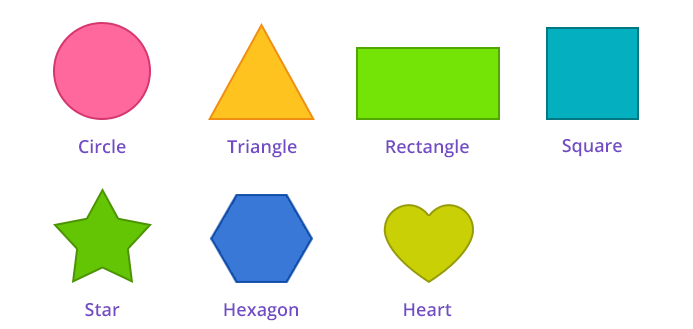
#> input picture shapes_v2.png, 693 x 329 px
$ python chapter8.py
#> lines starting #> are read from the running program, lines starting #| are printed output that depends on the picture; after the words box and inside, x2 and y2 are one past the last pixel; in counts of white or black regions, pixels touching at a corner belong together
import cv2
import numpy as np

##############################################################
def stackImages(scale,imgArray):
    rows = len(imgArray)
    cols = len(imgArray[0])
    rowsAvailable = isinstance(imgArray[0], list)
    width = imgArray[0][0].shape[1]
    height = imgArray[0][0].shape[0]
    if rowsAvailable:
        for x in range ( 0, rows):
            for y in range(0, cols):
                if imgArray[x][y].shape[:2] == imgArray[0][0].shape [:2]:
                    imgArray[x][y] = cv2.resize(imgArray[x][y], (0, 0), None, scale, scale)
                else:
                    imgArray[x][y] = cv2.resize(imgArray[x][y], (imgArray[0][0].shape[1], imgArray[0][0].shape[0]), None, scale, scale)
                if len(imgArray[x][y].shape) == 2: imgArray[x][y]= cv2.cvtColor( imgArray[x][y], cv2.COLOR_GRAY2BGR)
        imageBlank = np.zeros((height, width, 3), np.uint8)
        hor = [imageBlank]*rows
        hor_con = [imageBlank]*rows
        for x in range(0, rows):
            hor[x] = np.hstack(imgArray[x])
        ver = np.vstack(hor)
    else:
        for x in range(0, rows):
            if imgArray[x].shape[:2] == imgArray[0].shape[:2]:
                imgArray[x] = cv2.resize(imgArray[x], (0, 0), None, scale, scale)
            else:
                imgArray[x] = cv2.resize(imgArray[x], (imgArray[0].shape[1], imgArray[0].shape[0]), None,scale, scale)
            if len(imgArray[x].shape) == 2: imgArray[x] = cv2.cvtColor(imgArray[x], cv2.COLOR_GRAY2BGR)
        hor= np.hstack(imgArray)
        ver = hor
    return ver
##############################################################

def getContours(img):
    ##cv2.findContours(image to find Contours,retrieval method,approximation)
    ##cv2.RETR_EXTERNAL - obtain the extreme outer contours
    contours,hierarchy =cv2.findContours(img,cv2.RETR_EXTERNAL,cv2.CHAIN_APPROX_NONE)
    for cnt in contours:
        ##cv2.contourArea(cnt to be found) - to find the area of the contour
        area =cv2.contourArea(cnt)
        #print(area)
        ##cv2.drawContours(image to draw,contour to draw,index{-1 represents all},(colour code),thickness)
        if area>500:
            cv2.drawContours(img, cnt, -1, (255, 0, 0), 3)
            ##cv2.arcLength(contour to measure,Boolean of is it closed or not) -calculates the arc length
            peri =cv2.arcLength(cnt,True)
            #print(peri)
            ##cv2.approxPolyDP(contour to approx,resolution,Boolean whether is it closed)
            approx =cv2.approxPolyDP(cnt,0.02*peri,True)
            print(len(approx)) #gives the number of the cornerpoints
            objCor = len(approx)
            ##cv2.boundingRect(approx from cv2.approxPolyDP)
            ##gives the x,y coord and the width , height
            x,y,w,h = cv2.boundingRect(approx)
            if objCor == 3: objectType = "Triangle"
            elif objCor == 9: objectType = "Heart"
            elif objCor == 4:
                #check either is square or rectangle
                aspRatio =w/float(h)
                if aspRatio >0.95 and aspRatio <1.05:objectType="Square"
                else :objectType="Rectangle"
            elif objCor==8:
                aspRatio = w / float(h)
                if aspRatio > 0.95 and aspRatio < 1.05:
                    objectType = "Circle"
                else:
                    objectType = "Oval"
            else:objectType="None"
            #cv2.rectangle(imgContour,(x,y-coord of retangle),(width,height),(color values),thickness)
            cv2.rectangle(imgContour,(x,y),(x+w,y+h),(0,255,0),2)
            #cv2.putText(image to put text,text to print,position to print,
            # font type,scale of text,colour values,scale of text)
            cv2.putText(imgContour,objectType,
                        (x+(w//2)-10,y+(h//2)-10),cv2.FONT_HERSHEY_COMPLEX,0.7,(0,0,0),2)


path = 'shapes_v2.png'
img =cv2.imread(path)
#> img is the input picture: shape (329, 693, 3); mean B, G, R 220.4, 235.7, 227.3
imgContour = img.copy()

imgGray = cv2.cvtColor (img,cv2.COLOR_BGR2GRAY)
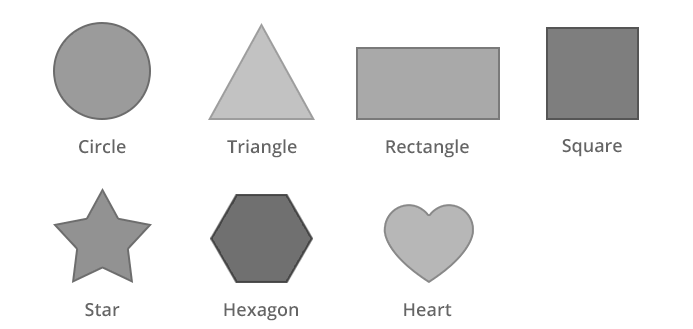
#> imgGray: shape (329, 693); min 69, max 255, mean 231.4
#cv2.GaussianBlur(img to blur,(kernel size),sigma value-degree of blur)
imgBlur = cv2.GaussianBlur(imgGray,(7,7),1)
imgCanny = cv2.Canny(imgBlur,50,50)
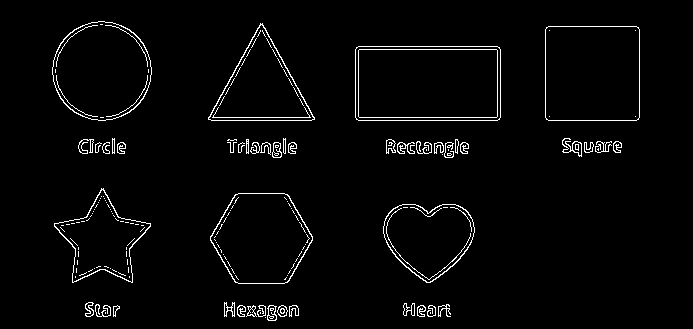
#> imgCanny: shape (329, 693); 2.8% white in thin lines or dots, all inside (x1, y1, x2, y2) = (52, 21, 640, 321)
getContours(imgCanny)
#> in getContours, `contours,hierarchy =cv2.findContours(img,cv2.RETR_EXTERNAL,cv2.CHAIN_A..`: contours = 55 contours, 21 with area under 20; largest, box (x1, y1, x2, y2) and area: (355, 46, 501, 121) 10714, (545, 26, 640, 121) 8820, (52, 21, 152, 121) 7630, (210, 193, 313, 284) 6975, (208, 23, 315, 121) 5330
#> the loop in getContours, `for cnt in contours:` made 55 passes
#> (area, peri, approx, objCor, x, y, w, h) on passes 52 to 53: (10714, 433.3, [[355, 49], [358, 120], [500, 117], [497, 46]], 4, 355, 46, 146, 75), (8820, 371.3, [[546, 27], [546, 119], [638, 119], [638, 27]], 4, 546, 27, 93, 93)
#> (area, peri, objCor, x, y, w, h, aspRatio) on passes 19, 55: (5115.5, 285.1, 8, 385, 204, 88, 79, 1.11), (7630, 328, 8, 52, 21, 100, 100, 1)
#| 8
#| 6
#| 10
#| 4
#| 4
#| 3
#| 8
#> after the loop in getContours, `for cnt in contours:`:
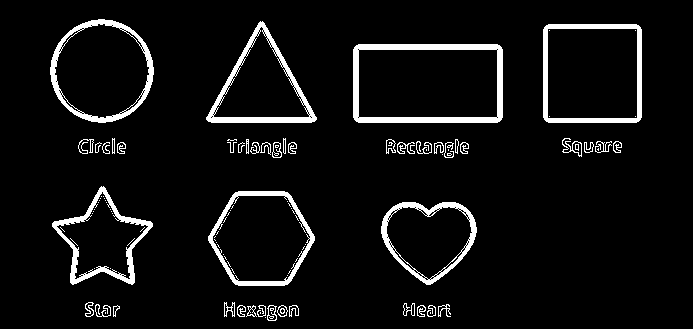
#> img: shape (329, 693); 6.4% white; 107 white regions (62 under 20 px), largest, box (x1, y1, x2, y2) and area: (353, 44, 503, 123) 2552, (543, 24, 642, 123) 1832, (206, 21, 317, 123) 1745
#> after the loop in getContours, `for cnt in contours:`:
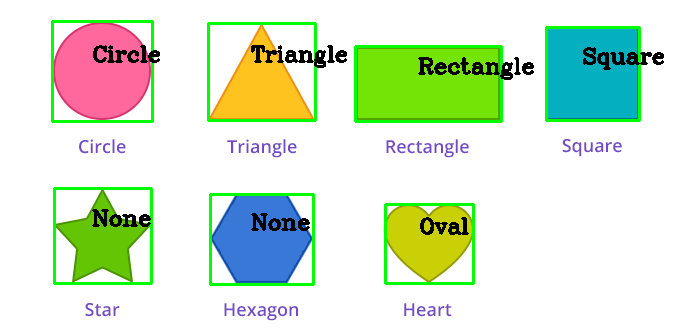
#> imgContour: shape (329, 693, 3); 5.6% of pixels changed, all inside (x1, y1, x2, y2) = (51, 20, 664, 286)
imgBlank = np.zeros_like(img)
imgStack =stackImages(0.8,([img,imgGray,imgBlur],
                           [imgCanny,imgContour,imgBlank]))
#> after the loop in stackImages, `for x in range(0, rows):`: hor = 2 items
#> in stackImages, `ver = np.vstack(hor)`:
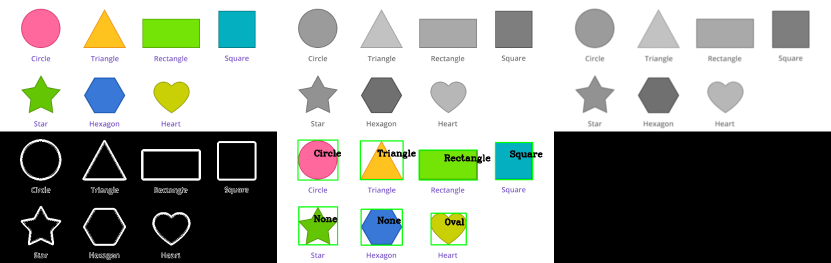
#> ver: shape (526, 1662, 3) (shown at 1/2 size); mean of channels 0, 1, 2 151.4, 157.8, 153.7; drawn as B, G, R

cv2.imshow("Image Stacked",imgStack)

cv2.waitKey(0)
